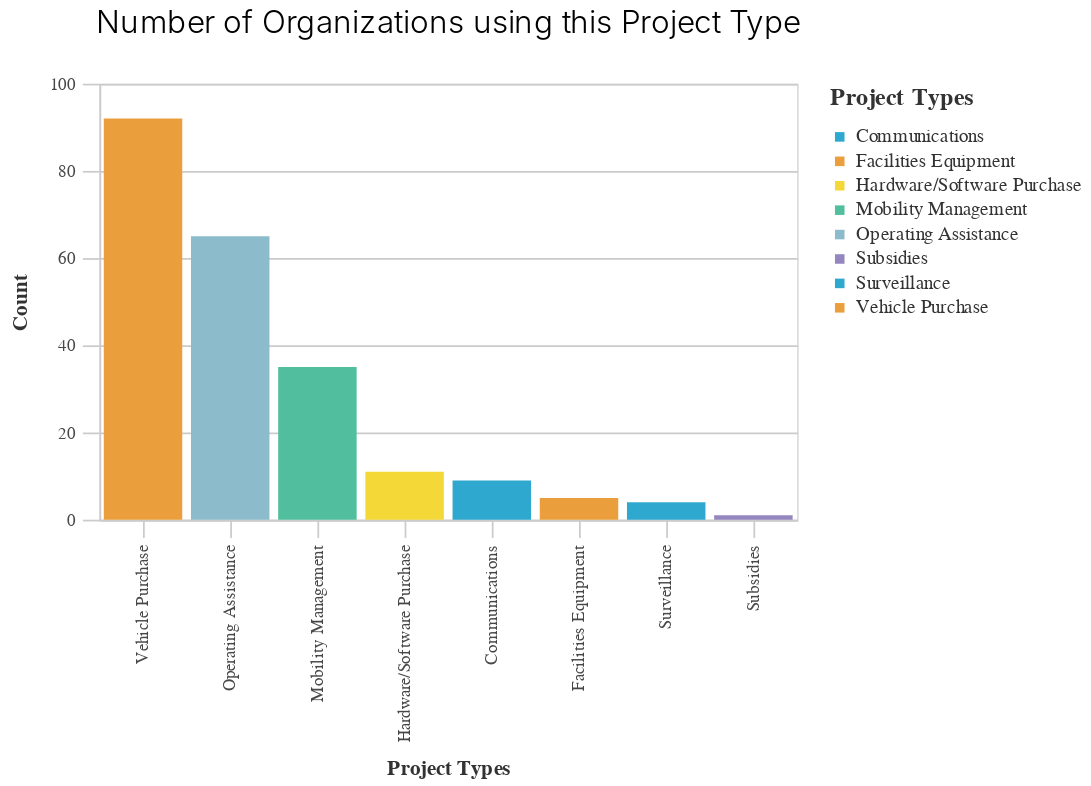

Notebook cell for this chart:
### Code cell
sum_ptype = ((ptype_counts)
               .agg({'Vehicle Purchase':'sum', 'Operating Assistance':'sum',
                      'Mobility Management':'sum','Hardware/Software Purchase':'sum','Communications':'sum',
                     'Facilities Equipment':'sum', 'Surveillance':'sum', 'Subsidies':'sum'}).reset_index())
sum_ptype = sum_ptype.rename(columns = {"index":"Project Types",0:"Count"})
bar_chart((sum_ptype),
    "Project Types",
    "Count",
    "Project Types",
    "Number of Organizations using this Project Type"
)

### Figure 1 — Vega-Lite specification as saved in the notebook (floating-point values rounded to 4 significant figures)
{"config": {"view": {"continuousWidth": 400, "continuousHeight": 300}, "axis": {"domainColor": "#cbcbcb", "grid": true, "gridColor": "#cbcbcb", "gridWidth": 1, "labelColor": "#474747", "labelFont": "Nunito Sans", "labelFontSize": 10, "labelPadding": 4, "tickColor": "#cbcbcb", "tickSize": 10, "titleColor": "#333", "titleFont": "Raleway", "titleFontSize": 12, "titlePadding": 10}, "axisBand": {"grid": false}, "background": "white", "font": "Raleway", "header": {"labelFont": "Nunito Sans", "titleFont": "Raleway"}, "legend": {"labelColor": "#333", "labelFont": "Nunito Sans", "labelFontSize": 11, "labelLimit": 0, "padding": 1, "symbolSize": 30, "symbolType": "square", "titleColor": "#333", "titleFont": "Raleway", "titleFontSize": 14, "titlePadding": 10}, "title": {"anchor": "middle", "font": "Raleway", "fontSize": 18, "fontWeight": 300, "offset": 20}}, "data": {"name": "data-2e86ca2ab50e53252d015717e8a08c5c"}, "mark": "bar", "encoding": {"color": {"field": "Project Types", "legend": {"symbolLimit": 10, "title": "Project Types"}, "scale": {"range": ["#2EA8CE", "#EB9F3C", "#F4D837", "#51BF9D", "#8CBCCB", "#9487C0"]}, "type": "nominal"}, "x": {"field": "Project Types", "sort": "-y", "title": "Project Types", "type": "nominal"}, "y": {"field": "Count", "title": "Count", "type": "quantitative"}}, "height": 250, "title": "Number of Organizations using this Project Type", "width": 400, "$schema": "https://vega.github.io/schema/vega-lite/v4.17.0.json", "datasets": {"data-2e86ca2ab50e53252d015717e8a08c5c": [{"Project Types": "Vehicle Purchase", "Count": 92}, {"Project Types": "Operating Assistance", "Count": 65}, {"Project Types": "Mobility Management", "Count": 35}, {"Project Types": "Hardware/Software Purchase", "Count": 11}, {"Project Types": "Communications", "Count": 9}, {"Project Types": "Facilities Equipment", "Count": 5}, {"Project Types": "Surveillance", "Count": 4}, {"Project Types": "Subsidies", "Count": 1}]}}
